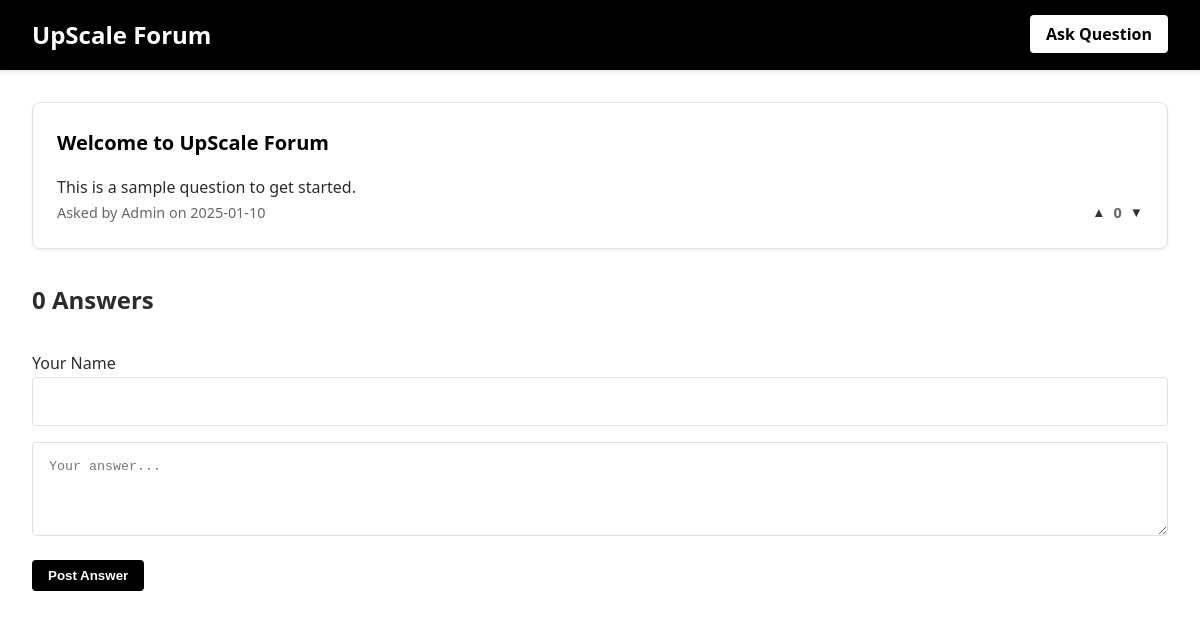
Page /question/2 on the committed database.
### app.py (models this page shows)
class Question(db.Model):
    __tablename__ = 'questions'  # Explicitly set table name
    id = db.Column(db.Integer, primary_key=True)
    title = db.Column(db.String(200), nullable=False)
    content = db.Column(db.Text, nullable=False)
    author_name = db.Column(db.String(80), nullable=False)
    created_at = db.Column(db.DateTime, default=datetime.utcnow)
    votes = db.Column(db.Integer, default=0)
    answers = db.relationship('Answer', backref='question', lazy=True, cascade='all, delete-orphan')

### app.py (the view, shortened to what this page needs)
@app.route('/question/<int:question_id>', methods=['GET', 'POST'])
def question(question_id):
    question = Question.query.get_or_404(question_id)
    return render_template('question.html', question=question)

### templates/question.html (shortened to what this page needs)
{% extends "base.html" %}
{% block content %}
<div class="question-detail">
    <div class="question-card">
        <h1 class="question-title">{{ question.title }}</h1>
        <p class="question-content">{{ question.content }}</p>
        <div class="question-meta">
            <span>Asked by {{ question.author_name }} on {{ question.created_at.strftime('%Y-%m-%d') }}</span>
            <div class="vote-buttons">
                <button class="vote-btn" onclick="vote('question', {{ question.id }}, 1)">▲</button>
                <span class="vote-count" id="votes-question-{{ question.id }}">{{ question.votes }}</span>
                <button class="vote-btn" onclick="vote('question', {{ question.id }}, -1)">▼</button>
            </div>
        </div>
    </div>
    <div class="answers-section">
        <h2>{{ question.answers|length }} Answers</h2>
        <form class="answer-form" method="POST">
            <div class="form-group">
                <label for="author_name">Your Name</label>
                <input type="text" id="author_name" name="author_name" class="answer-input" required>
            </div>
            <textarea class="answer-input" name="content" rows="4" placeholder="Your answer..." required></textarea>
            <button type="submit" class="submit-btn">Post Answer</button>
        </form>
    </div>
</div>
{% endblock %}

### static/css/style.css (style rules this page uses)
:root { --primary-color: #000000; --secondary-color: #ffffff; --accent-color: #333333; --text-color: #2c2c2c; --border-color: #e0e0e0; }
* { margin: 0; padding: 0; box-sizing: border-box; }
body { font-family: 'Segoe UI', Tahoma, Geneva, Verdana, sans-serif; line-height: 1.6; background-color: var(--secondary-color); color: var(--text-color); }
.question-card { background-color: var(--secondary-color); border: 1px solid var(--border-color); border-radius: 8px; padding: 1.5rem; margin-bottom: 1.5rem; box-shadow: 0 2px 4px rgba(0,0,0,0.05); }
.question-title { font-size: 1.25rem; color: var(--primary-color); margin-bottom: 1rem; }
.question-meta { display: flex; justify-content: space-between; align-items: center; color: #666; font-size: 0.9rem; }
.vote-buttons { display: flex; align-items: center; gap: 0.5rem; }
.vote-btn { background: none; border: none; cursor: pointer; color: var(--accent-color); }
.vote-count { font-weight: bold; }
.answer-form { margin-top: 2rem; }
.answer-input { width: 100%; padding: 1rem; border: 1px solid var(--border-color); border-radius: 4px; margin-bottom: 1rem; resize: vertical; }
.submit-btn { background-color: var(--primary-color); color: var(--secondary-color); border: none; padding: 0.5rem 1rem; border-radius: 4px; cursor: pointer; font-weight: bold; }
.answers-section { margin-top: 2rem; }

### rows in the picture
Question: title "Welcome to UpScale Forum", content "This is a sample question to get started.", author_name "Admin", created_at "2025-01-10", votes "0"

### other values in the picture
{{ question.answers|length }} "0"
